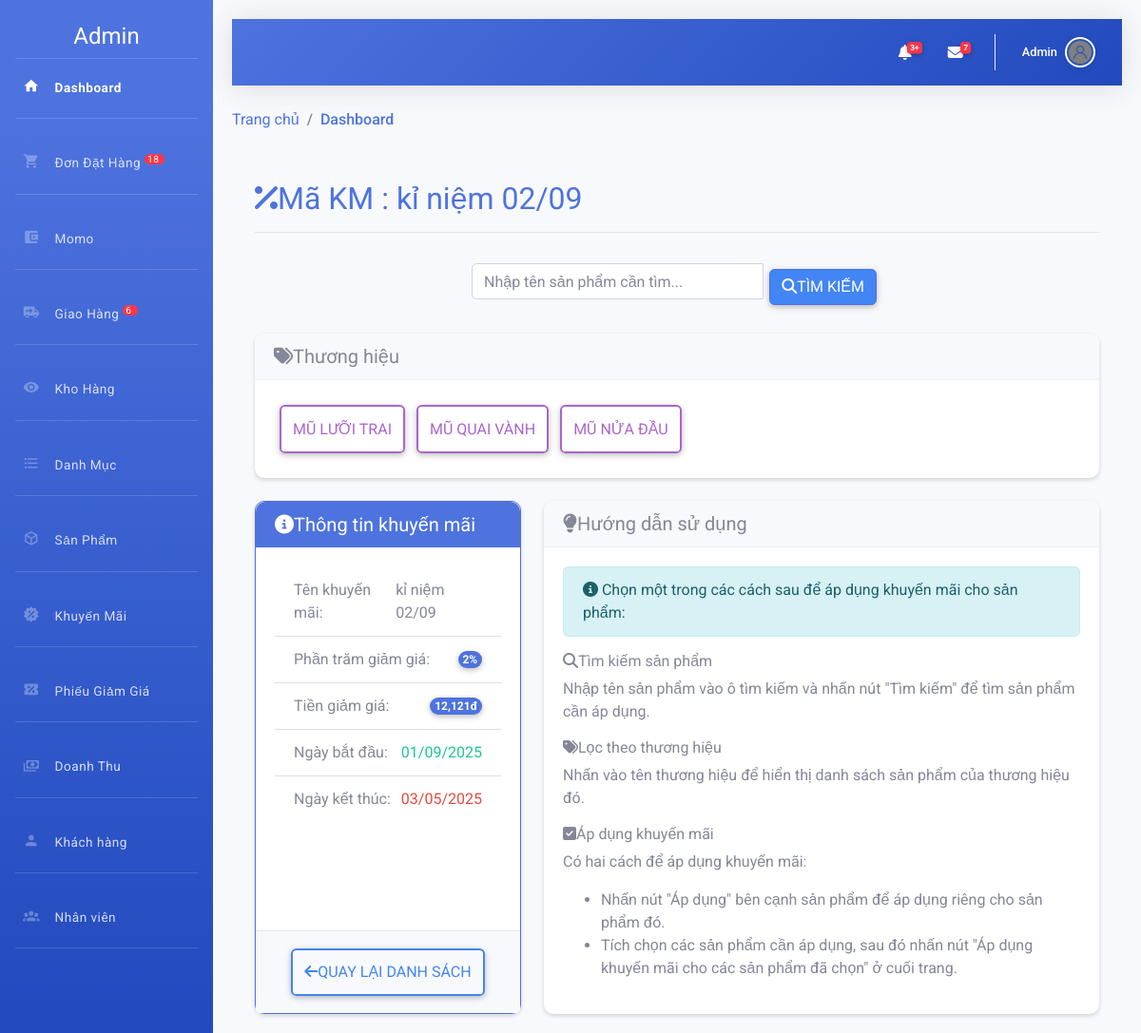
The app's page /admin/index.php?action=khuyenmai&view=apply&makm=9 (signed in) with its own data.
### tables this page shows
CREATE TABLE `khuyenmai` (
  `MaKM` int NOT NULL,
  `TenKM` varchar(50) DEFAULT NULL,
  `MoTa` varchar(11) DEFAULT NULL,
  `KM_PT` int DEFAULT NULL,
  `TienKM` decimal(10,0) DEFAULT NULL,
  `NgayBD` date DEFAULT NULL,
  `NgayKT` date DEFAULT NULL
);

CREATE TABLE `nhacc` (
  `MaNCC` int NOT NULL,
  `TenNCC` varchar(50) NOT NULL
);

### admin/khuyenmai/apply.php (the view, shortened to what this page needs)
<?php
    $id = isset($_GET['makm']) ? intval($_GET['makm']) : 0;
    $sql_sua = "SELECT * FROM `khuyenmai` WHERE MaKM=$id";
    $rs_sua = mysqli_query($conn, $sql_sua);
    $kq = mysqli_fetch_array($rs_sua);
?>
<div class="container-fluid px-4 py-3">
    <div class="d-flex justify-content-between flex-wrap flex-md-nowrap align-items-center pt-3 pb-2 mb-3 border-bottom">
        <h2 class="fw-bold text-primary">
            <i class="fas fa-percent me-2"></i>Mã KM :
            <?php echo htmlspecialchars($kq['TenKM']); ?>
        </h2>
    </div>
</div>
<div class="container-fluid px-4 mb-4">
    <div class="row">
        <div class="col-md-6 mx-auto">
            <form action="index.php?action=khuyenmai&view=apply&makm=<?php echo $id ?>" method="POST">
                <div class="input-group">
                    <input class="form-control rounded-start border-end-0" type="search" placeholder="Nhập tên sản phẩm cần tìm..."
                           aria-label="Tìm kiếm" name="tk">
                    <button class="btn btn-primary" name="btsearch" type="submit">
                        <i class="fas fa-search me-1"></i>Tìm kiếm
                    </button>
                </div>
            </form>
        </div>
    </div>
</div>
<div class="container-fluid px-4 mb-4">
    <div class="card shadow-sm">
        <div class="card-header bg-light">
            <h5 class="mb-0"><i class="fas fa-tags me-2"></i>Thương hiệu</h5>
        </div>
        <div class="card-body">
            <form action="index.php?action=khuyenmai&view=apply&makm=<?php echo $id ?>" method="POST">
                <div class="d-flex flex-wrap gap-2">
                    <?php
                    $sql = "SELECT * FROM nhacc";
                    $rs = mysqli_query($conn, $sql);
                    while ($row = mysqli_fetch_array($rs)) {
                    ?>
                    <button class="btn btn-outline-secondary" value="<?php echo $row['MaNCC'] ?>" type="submit" name="th">
                        <?php echo htmlspecialchars($row['TenNCC']); ?>
                    </button>
                    <?php } ?>
                </div>
            </form>
        </div>
    </div>
</div>
<?php
$sql_info = "SELECT * FROM khuyenmai WHERE MaKM = $id";
$rs_info = mysqli_query($conn, $sql_info);
$row_info = mysqli_fetch_array($rs_info);
if (!isset($_POST['btsearch']) && !isset($_POST['th'])) {
?>
<div class="container-fluid px-4 mt-4">
    <div class="row">
        <div class="col-md-4">
            <div class="card shadow-sm border-primary h-100">
                <div class="card-header bg-primary text-white">
                    <h5 class="mb-0"><i class="fas fa-info-circle me-2"></i>Thông tin khuyến mãi</h5>
                </div>
                <div class="card-body">
                    <ul class="list-group list-group-flush">
                        <li class="list-group-item d-flex justify-content-between align-items-center">
                            Tên khuyến mãi:
                            <span class="fw-bold"><?php echo htmlspecialchars($row_info['TenKM']); ?></span>
                        </li>
                        <li class="list-group-item d-flex justify-content-between align-items-center">
                            Phần trăm giảm giá:
                            <span class="badge bg-primary rounded-pill"><?php echo $row_info['KM_PT']; ?>%</span>
                        </li>
                        <li class="list-group-item d-flex justify-content-between align-items-center">
                            Tiền giảm giá:
                            <span class="badge bg-primary rounded-pill"><?php echo number_format($row_info['TienKM']); ?>đ</span>
                        </li>
                        <li class="list-group-item d-flex justify-content-between align-items-center">
                            Ngày bắt đầu:
                            <span class="text-success"><?php echo date('d/m/Y', strtotime($row_info['NgayBD'])); ?></span>
                        </li>
                        <li class="list-group-item d-flex justify-content-between align-items-center">
                            Ngày kết thúc:
                            <span class="text-danger"><?php echo date('d/m/Y', strtotime($row_info['NgayKT'])); ?></span>
                        </li>
                    </ul>
                </div>
                <div class="card-footer text-center">
                    <a href="index.php?action=khuyenmai" class="btn btn-outline-primary">
                        <i class="fas fa-arrow-left me-1"></i>Quay lại danh sách
                    </a>
                </div>
            </div>
        </div>
        <div class="col-md-8">
            <div class="card shadow-sm h-100">
                <div class="card-header bg-light">
                    <h5 class="mb-0"><i class="fas fa-lightbulb me-2"></i>Hướng dẫn sử dụng</h5>
                </div>
                <div class="card-body">
                    <div class="alert alert-info mb-3">
                        <i class="fas fa-info-circle me-2"></i>
                        Chọn một trong các cách sau để áp dụng khuyến mãi cho sản phẩm:
                    </div>
                    <div class="mb-3">
                        <h6 class="fw-bold"><i class="fas fa-search me-2"></i>Tìm kiếm sản phẩm</h6>
                        <p>Nhập tên sản phẩm vào ô tìm kiếm và nhấn nút "Tìm kiếm" để tìm sản phẩm cần áp dụng.</p>
                    </div>
                    <div class="mb-3">
                        <h6 class="fw-bold"><i class="fas fa-tags me-2"></i>Lọc theo thương hiệu</h6>
                        <p>Nhấn vào tên thương hiệu để hiển thị danh sách sản phẩm của thương hiệu đó.</p>
                    </div>
                    <div>
                        <h6 class="fw-bold"><i class="fas fa-check-square me-2"></i>Áp dụng khuyến mãi</h6>
                        <p>Có hai cách để áp dụng khuyến mãi:</p>
                        <ul>
                            <li>Nhấn nút "Áp dụng" bên cạnh sản phẩm để áp dụng riêng cho sản phẩm đó.</li>
                            <li>Tích chọn các sản phẩm cần áp dụng, sau đó nhấn nút "Áp dụng khuyến mãi cho các sản phẩm đã chọn" ở cuối trang.</li>
                        </ul>
                    </div>
                </div>
            </div>
        </div>
    </div>
</div>
<?php } ?>

### admin/include/menu.php (style rules this page uses)
:root { --primary: #4e73df; --primary-dark: #3a56a5; --secondary: #858796; --success: #1cc88a; --info: #36b9cc; --warning: #f6c23e; --danger: #e74a3b; --light: #f8f9fc; --dark: #5a5c69; }

### admin/include/header.php (style rules this page uses)
:root { --primary: #4e73df; --primary-dark: #3a5fc7; --secondary: #858796; --success: #1cc88a; --info: #36b9cc; --warning: #f6c23e; --danger: #e74a3b; --light: #f8f9fc; --dark: #5a5c69; }
body { font-family: 'Roboto', sans-serif; background-color: #f8f9fc; overflow-x: hidden; width: 100%; max-width: 100%; }
.container-fluid { padding-right: 0; padding-left: 0; max-width: 100%; }
.card { border: none; border-radius: 10px; box-shadow: 0 5px 15px rgba(0, 0, 0, 0.05); transition: transform 0.3s, box-shadow 0.3s; }
.card-header { background-color: #fff; border-bottom: 1px solid #edf2f9; border-top-left-radius: 10px !important; border-top-right-radius: 10px !important; font-weight: 600; }

### records on screen
khuyenmai: TenKM "kỉ niệm 02/09", KM_PT "2", TienKM "12,121", NgayBD "01/09/2025", NgayKT "03/05/2025"
nhacc: $row['MaNCC'] 1 (drawn), TenNCC "MŨ LƯỠI TRAI"
nhacc: $row['MaNCC'] 2 (drawn), TenNCC "MŨ QUAI VÀNH"
nhacc: $row['MaNCC'] 8 (drawn), TenNCC "MŨ NỬA ĐẦU"

### other values on screen
$dem "18"
$dem "6"
$nv['TenNV'] "Admin"
